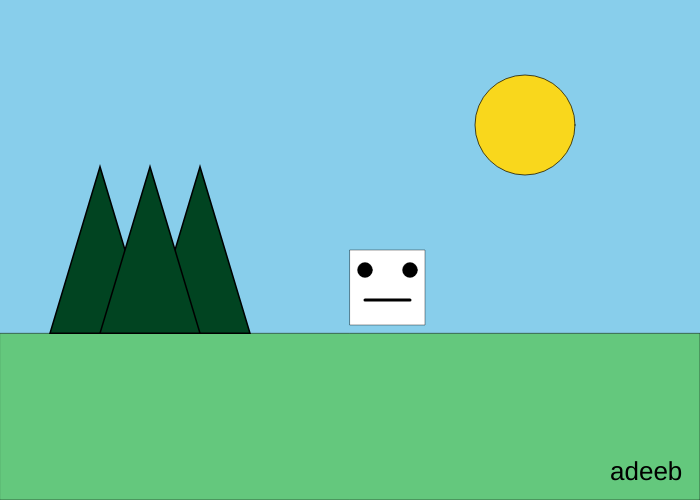
Frame 1 (no input)
Frame 60 (no input): identical to frame 1, image omitted
Frame 120 (the mouse pressed at the canvas centre since frame 60): identical to frame 1, image omitted

The p5.js sketch that drew this single still picture (run headless with seeded random() and noise() and a simulated clock; from frame 60 on, the mouse is pressed at the canvas centre):

// p5.js sketch
// ── sketch.js
// Interactive Scene
// Adeeb Rahaman
// 9.16.2024
//
// An interactive scene controlled with user input.

let currentBack = 0; //handles background
let characterX;
let characterY;
let characterColor;


function setup() {
  createCanvas(700, 500);
  characterX = width/2;
  characterY = height/2;
  characterColor = 255
}

function draw() {
  if (currentBack === 0) {
    background(136, 206, 235);
  }
  else {
    background(0);
  }
  characterMovement();
  drawBackground();
  drawCharacter();
  textSize(26);
  text('adeeb', 610, 480);
}


function drawBackground() {
  
  //ground
  fill(100, 200, 125);
  strokeWeight(0.5);
  rect(0, height*2/3, width, height/3);

  //trees
  fill(1, 68, 33);
  strokeWeight(1.5);
  triangle(200, height/3, 150, height*2/3, 250, height*2/3);
  triangle(100, height/3, 50, height*2/3, 150, height*2/3);
  triangle(150, height/3, 100, height*2/3, 200, height*2/3);

  //sun
  fill(249, 215, 28);
  strokeWeight(0.7);
  circle(width*3/4, height/4, 100);
  
}

function drawCharacter() {

  //body
  strokeWeight(0.4);
  fill(characterColor);
  rect(characterX, characterY, 75);
  
  //eyes
  fill(0);
  circle(characterX + 15 , characterY + 20, 15); //L
  circle(characterX + 60, characterY + 20, 15); //R
  strokeWeight(3);
  line(characterX + 15, characterY + 50 , characterX  + 60, characterY + 50);

}

function characterMovement() {
  
  //character controls
  if (keyIsDown(DOWN_ARROW)) {
    characterY += 10;
  }

  if (keyIsDown(UP_ARROW)) {
    characterY -= 10;
  }

  if (keyIsDown(LEFT_ARROW)) {
    characterX -= 10;;
  }

  if (keyIsDown(RIGHT_ARROW)) {
    characterX += 10;
}

  //sets boundaries for character on screen
  if (characterY +75 > height*2/3) {
    characterY = height*2/3 - 75;
  }
  if (characterX + 75 > width) {
    characterX = width-75;
  }
  if (characterY < 0) {
    characterY = 0;
  }
  if (characterX < 0) {
    characterX = 0;
  }
}
